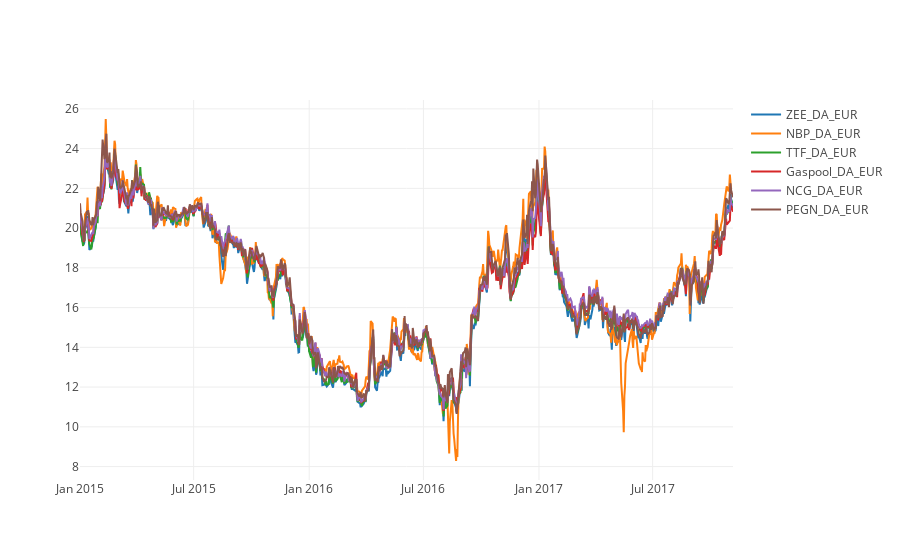

Notebook code cell kept with this figure:
### Code cell
import plotly.offline as py
py.init_notebook_mode(connected=True)
import plotly.graph_objs as go

data = [go.Scatter( x=df.index, y=df[column].dropna(), name=column) for column in df.columns[:6]]    
py.iplot(data)

### Figure 1 — Plotly figure (JSON) as saved in the notebook; plotly's stock layout.template omitted (floating-point values rounded to 4 significant figures; data arrays with more than 128 entries replaced by an {"elided": "..."} marker saying what was removed)
{"data": [{"name": "ZEE_DA_EUR", "type": "scatter", "x": {"elided": "765 str values"}, "y": {"elided": "743 float values"}}, {"name": "NBP_DA_EUR", "type": "scatter", "x": {"elided": "765 str values"}, "y": {"elided": "742 float values"}}, {"name": "TTF_DA_EUR", "type": "scatter", "x": {"elided": "765 str values"}, "y": {"elided": "743 float values"}}, {"name": "Gaspool_DA_EUR", "type": "scatter", "x": {"elided": "765 str values"}, "y": {"elided": "743 float values"}}, {"name": "NCG_DA_EUR", "type": "scatter", "x": {"elided": "765 str values"}, "y": {"elided": "743 float values"}}, {"name": "PEGN_DA_EUR", "type": "scatter", "x": {"elided": "765 str values"}, "y": {"elided": "743 float values"}}], "layout": {}}
